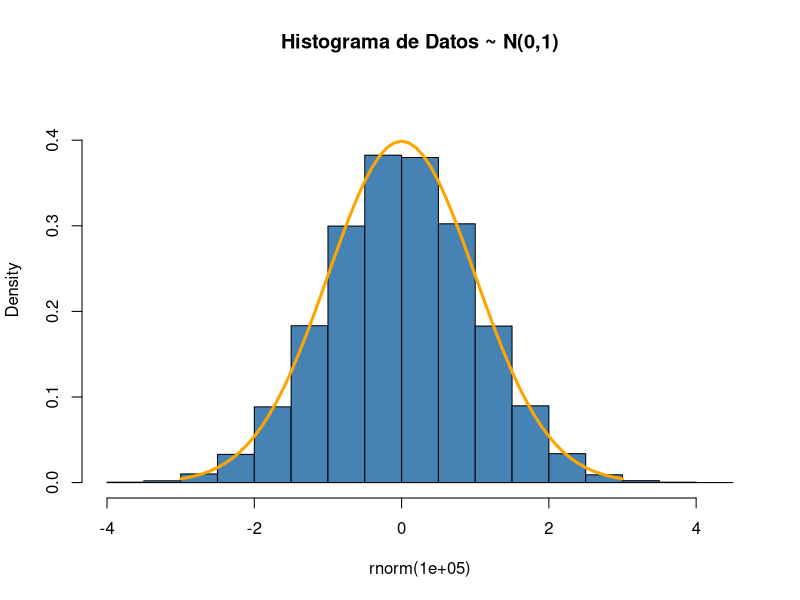
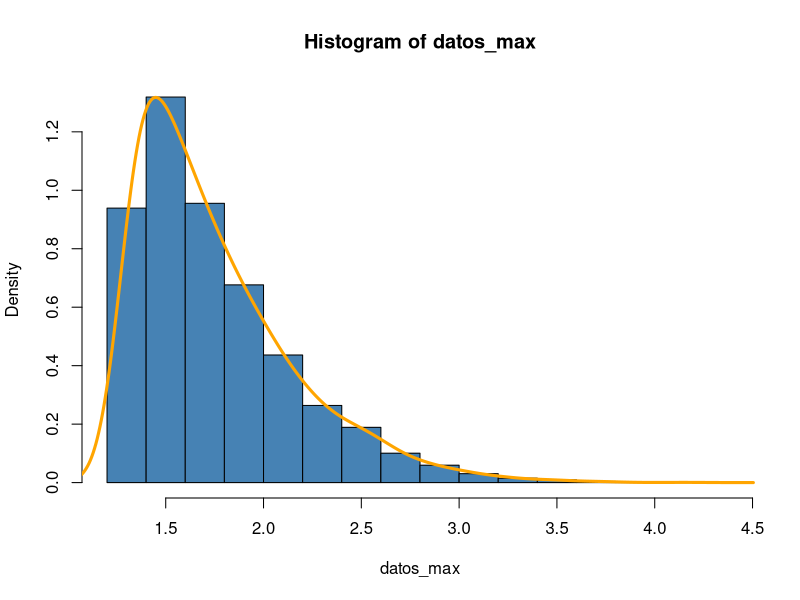

Source code (R) for these figures, in order:
## ---- chunk 1

## ---- chunk 2

## ---- chunk 3
gridx <- seq(-3,3, 0.1)
hist(rnorm(1e5), prob=T, ylim=c(0,0.45), col='steelblue', main="Histograma de Datos ~ N(0,1)")
lines(gridx, dnorm(gridx), lwd=3, col='orange')
## ---- chunk 4
datos  <- rnorm(1e5)
umbral <- quantile(datos, 0.9, names=F)
datos_max <- datos[datos > umbral]
g_estim   <- density(datos_max, bw=0.1)
hist(datos_max, prob=T, col='steelblue', ylim=c(0, max(g_estim$y)))
lines(g_estim, lwd=3, col='orange')
## ---- chunk 5

